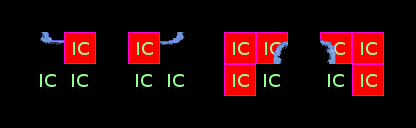

Tiled map render using the project's own tile images. Description and the map definition, with tile-layer contents summarised, below:
An orthogonal 13x4 tile map with 32x32 px tiles, 5 tile layers (ruleRegions, ruleSet, rule_Ground, rule_Over, ...), 4 tilesets.

<map version="1.0" orientation="orthogonal" width="13" height="4" tilewidth="32" tileheight="32">
 <tileset firstgid="1" name="collision" tilewidth="32" tileheight="32">
  <image source="../../graphics/tiles/collision.png" width="64" height="32" />
 </tileset>
 <tileset firstgid="3" name="set_icecave" tilewidth="32" tileheight="32">
  <image source="../../graphics/tiles/set_icecave.png" width="64" height="64" />
 </tileset>
 <tileset firstgid="7" name="set_rules" tilewidth="32" tileheight="32">
  <image source="../../graphics/tiles/set_rules.png" width="32" height="32" />
 </tileset>
 <tileset firstgid="8" name="icecave" tilewidth="32" tileheight="32">
  <image source="../../graphics/tiles/icecave.png" width="512" height="256" />
 </tileset>
 <layer name="ruleRegions" width="13" height="4">
  <data>[52 cells, 16 non-empty, 1 distinct tile ids]</data>
 </layer>
 <layer name="ruleSet" width="13" height="4">
  <data>[52 cells, 16 non-empty, 2 distinct tile ids]</data>
 </layer>
 <layer name="rule_Ground" width="13" height="4">
  <data>[52 cells, 0 non-empty, 0 distinct tile ids]</data>
 </layer>
 <layer name="rule_Over" width="13" height="4">
  <data>[52 cells, 4 non-empty, 4 distinct tile ids]</data>
 </layer>
 <layer name="rule_collision" width="13" height="4">
  <data>[52 cells, 0 non-empty, 0 distinct tile ids]</data>
 </layer>
</map>
